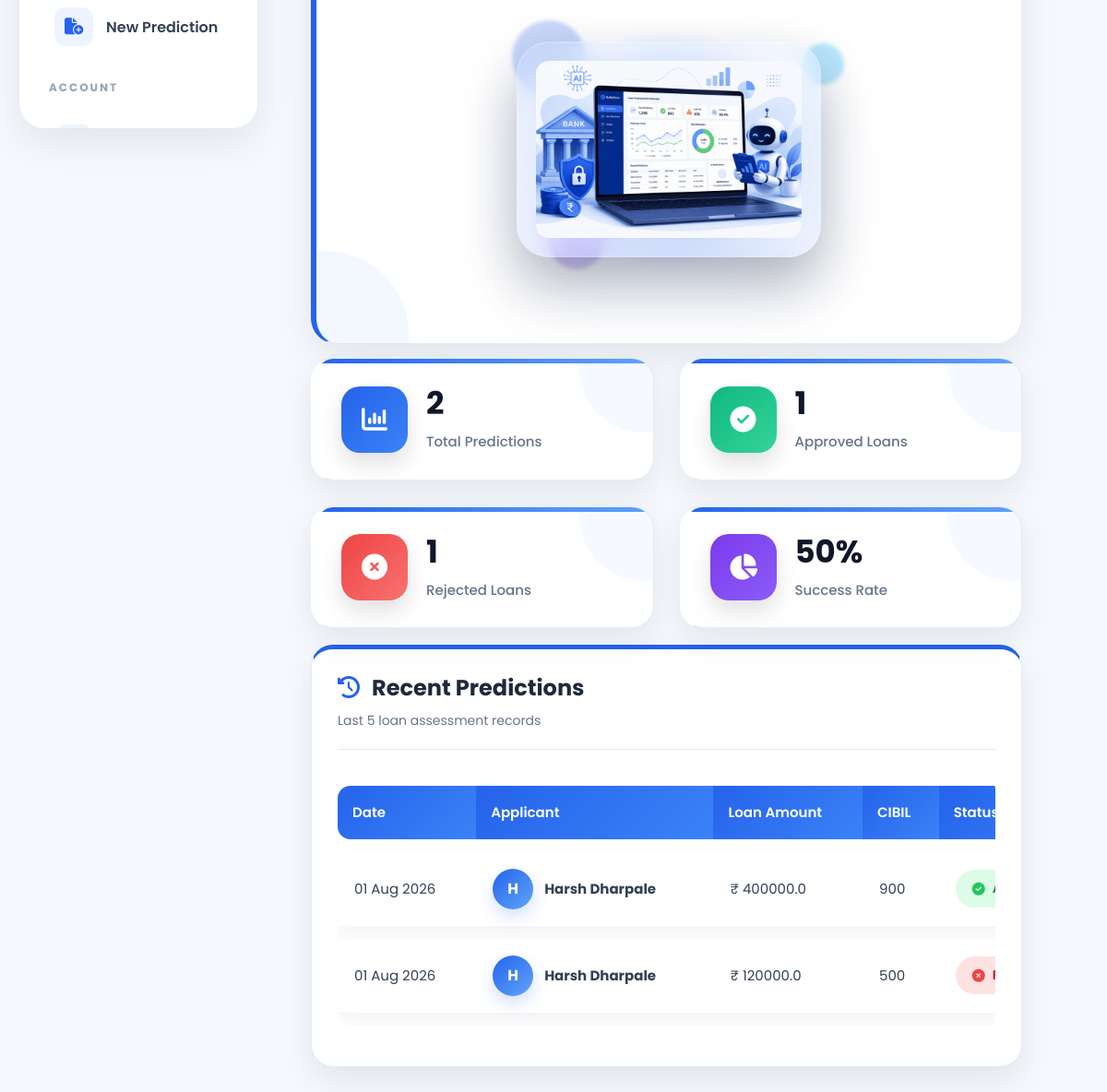
The page /dashboard/ (signed in, lower part) on the database as committed earlier.
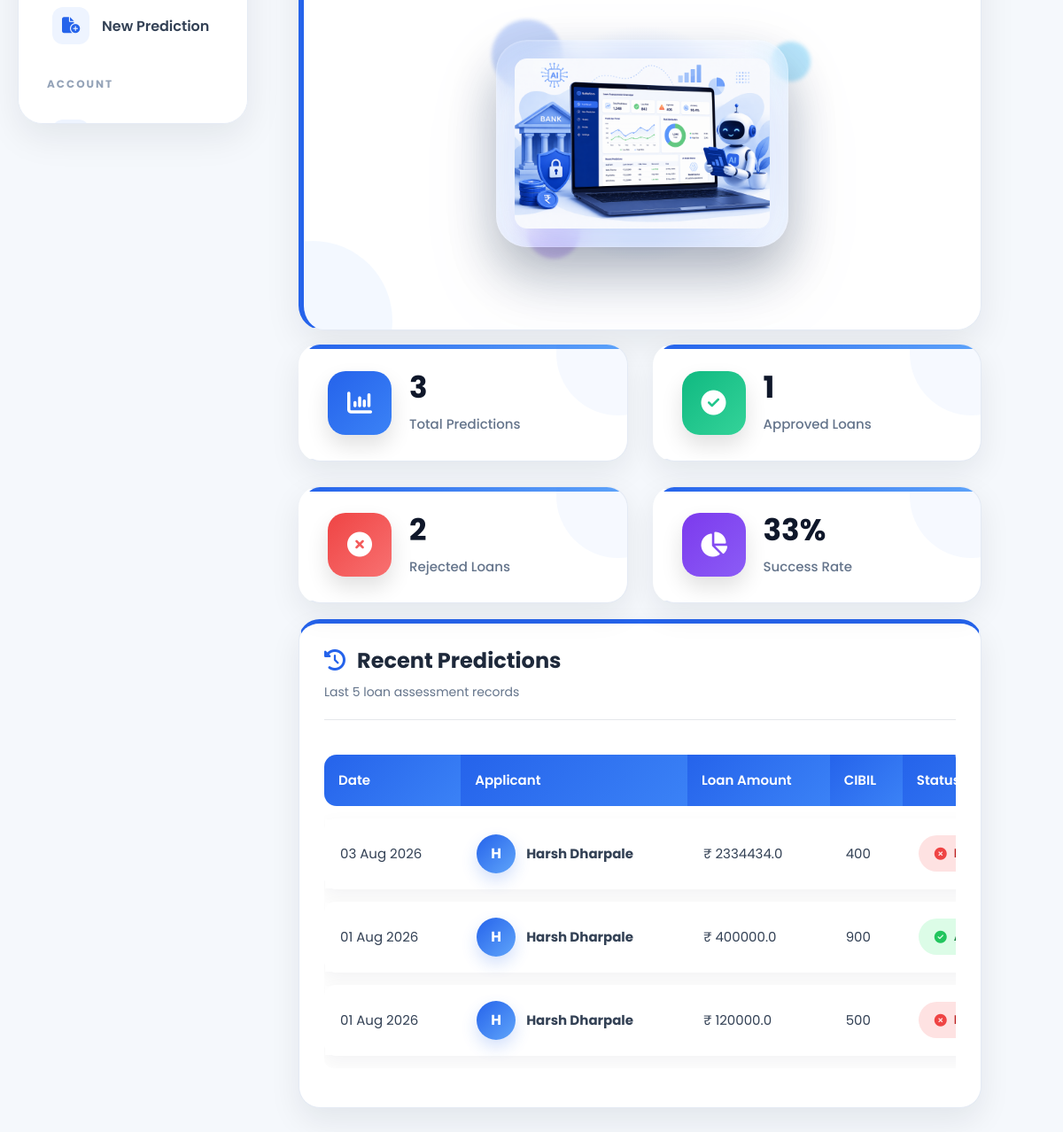
The same page on the database as committed later.
### website/models.py (models this page shows, shortened)
class Prediction(models.Model):
    EDUCATION = [
        ('Graduate', 'Graduate'),
        ('Not Graduate', 'Not Graduate'),
    ]
    YES_NO = [
        ('Yes', 'Yes'),
        ('No', 'No'),
    ]
    RESULT = [
        ('Approved', 'Approved'),
        ('Rejected', 'Rejected'),
    ]
    user = models.ForeignKey(
        User,
        on_delete=models.CASCADE,
        related_name='predictions'
    )
    no_of_dependents = models.IntegerField()
    education = models.CharField(
        max_length=20,
        choices=EDUCATION
    )
    self_employed = models.CharField(
        max_length=10,
        choices=YES_NO
    )
    income_annum = models.FloatField()
    loan_amount = models.FloatField()
    loan_term = models.IntegerField()
    cibil_score = models.IntegerField()
    residential_assets_value = models.FloatField()
    commercial_assets_value = models.FloatField()
    luxury_assets_value = models.FloatField()
    bank_asset_value = models.FloatField()
    loan_income_ratio = models.FloatField(
        default=0
    )
    asset_loan_ratio = models.FloatField(
        default=0
    )
    prediction_result = models.CharField(
        max_length=20,
        choices=RESULT,
        blank=True
    )
    prediction_probability = models.FloatField(
        default=0
    )
    created_at = models.DateTimeField(
        auto_now_add=True
    )
    prediction_probability = models.FloatField(
        default=0
    )
    status = models.CharField(
    max_length=20,
    default="Completed"
    )
    risk_level = models.CharField(
    max_length=20,
    default="Low"
    )

### website/views.py (the view)
# urls.py: path('dashboard/', views.dashboard, name='dashboard'),
@login_required
def dashboard(request):
    all_predictions = Prediction.objects.filter(
        user=request.user
    )
    predictions = all_predictions.order_by(
        "-created_at"
    )[:5]
    context = {
        "predictions": predictions,
        "total_predictions": all_predictions.count(),
        "approved_count": all_predictions.filter(
            prediction_result="Approved"
        ).count(),
        "rejected_count": all_predictions.filter(
            prediction_result="Rejected"
        ).count(),
    }
    return render(
        request,
        "dashboard.html",
        context
    )

### templates/dashboard.html (shortened to what the changed rows need)
{% extends 'base.html' %}
{% load static %}
{% block extra_css %}
<link rel="stylesheet" href="{% static 'css/dashboard.css' %}">
{% endblock %}
{% block content %}
<section class="dashboard-section">
<div class="container-fluid">
<div class="dashboard-wrapper">
<div class="dashboard-content">
<div id="dashboard-panel" class="dashboard-panel">
<div class="stats-grid">
    <div class="premium-card">
        <div class="card-content">
            <h3>
                {{ total_predictions }}
            </h3>
            <p>
                Total Predictions
            </p>
        </div>
    </div>
    <div class="premium-card">
        <div class="card-content">
            <h3>
                {{ rejected_count }}
            </h3>
            <p>
                Rejected Loans
            </p>
        </div>
    </div>
    <div class="premium-card">
        <div class="card-content">
            <h3>
                {% if total_predictions > 0 %}
                    {% widthratio approved_count total_predictions 100 %}%
                {% else %}
                    0%
                {% endif %}
            </h3>
            <p>
                Success Rate
            </p>
        </div>
    </div>
</div>
<div class="prediction-table-card">
    <div class="table-responsive">
        <table class="table align-middle">
            <thead>
                <tr>
                    <th>Date</th>
                    <th>Applicant</th>
                    <th>Loan Amount</th>
                    <th>CIBIL</th>
                    <th>Status</th>
                </tr>
            </thead>
            <tbody>
            {% for prediction in predictions %}
            <tr>
                <td>
                    {{ prediction.created_at|date:"d M Y" }}
                </td>
                <td>
                    <div class="applicant-info">
                        <div class="avatar">
                            {{ request.user.first_name|first|default:request.user.username|first|upper }}
                        </div>
                        <div>
                            <strong>
                                {{ request.user.get_full_name|default:request.user.username }}
                            </strong>
                        </div>
                    </div>
                </td>
                <td>
                    ₹ {{ prediction.loan_amount }}
                </td>
                <td>
                    {{ prediction.cibil_score }}
                </td>
                <td>
                    {% if prediction.prediction_result == "Approved" %}
                    <span class="status success">
                        <i class="fa-solid fa-circle-check"></i>
                    </span>
                    {% else %}
                    <span class="status danger">
                        <i class="fa-solid fa-circle-xmark"></i>
                    </span>
                    {% endif %}
                </td>
            </tr>
            {% endfor %}
            </tbody>
        </table>
    </div>
</div>
</div>
</div>
</div>
</div>
</section>
{% endblock %}

Rows that differ between the two databases and show on the page:
added Prediction: created_at "03 Aug 2026", auth_user.user.first_name|first "H", {{ request.user.get_full_name|default:request.user.username }} "Harsh Dharpale", loan_amount "2334434.0", cibil_score "400", prediction_result "Rejected" (drawn)
Other text that changed with them:
{{ total_predictions }}: "2" → "3"
{{ rejected_count }}: "1" → "2"
text no longer shown: "50"
text now shown: "33"
